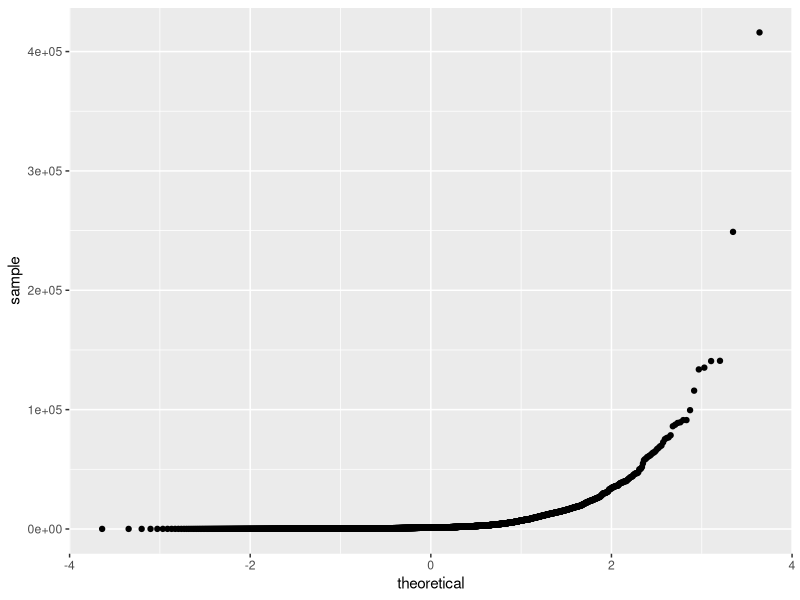

Recreate this plot in R.
library (ggplot2)
kk <- read.csv("kandydaci_sejm_2019_f4.csv", sep = ';',  header=T, na.string="NA");

ggplot(kk) + geom_qq(aes(sample = glosy))
